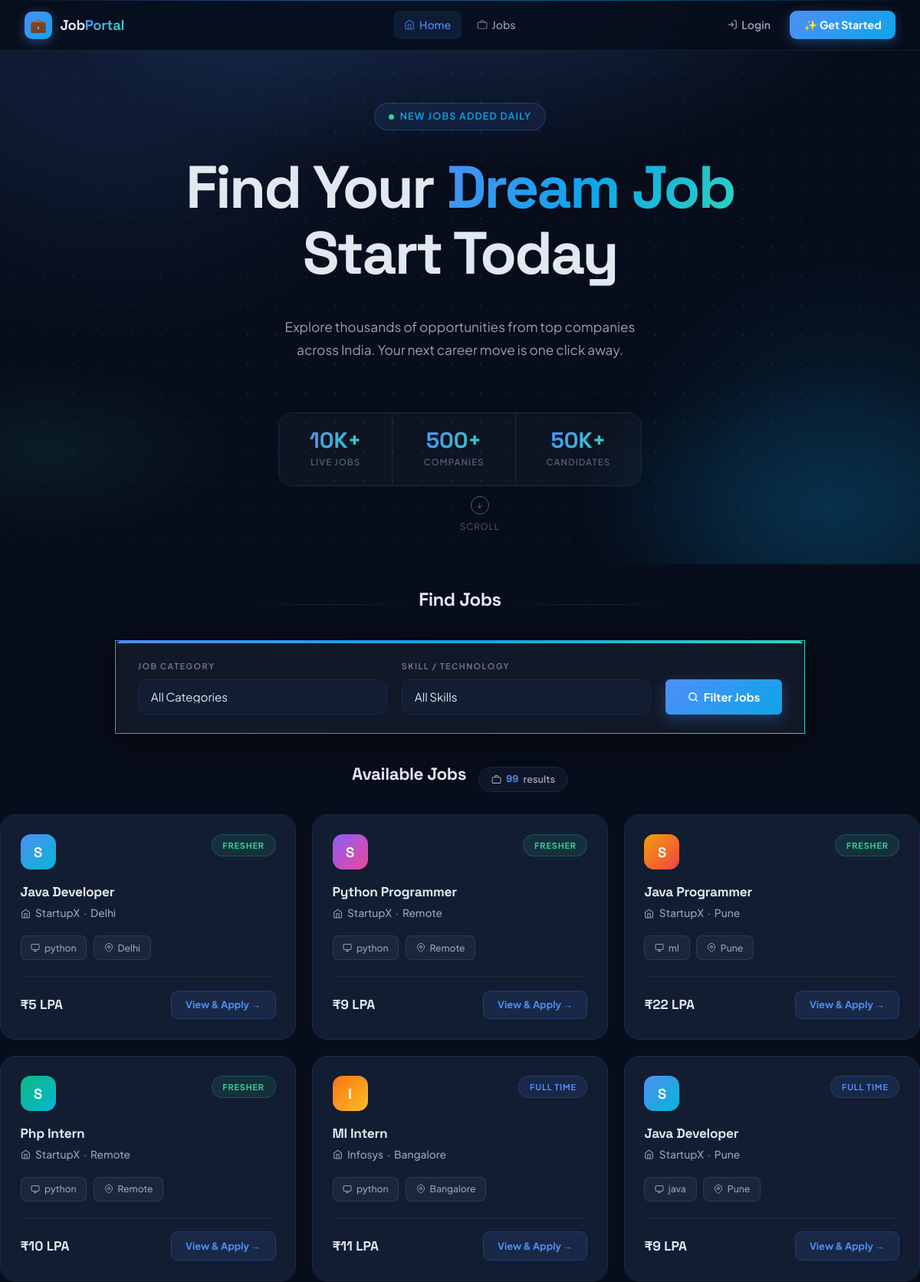
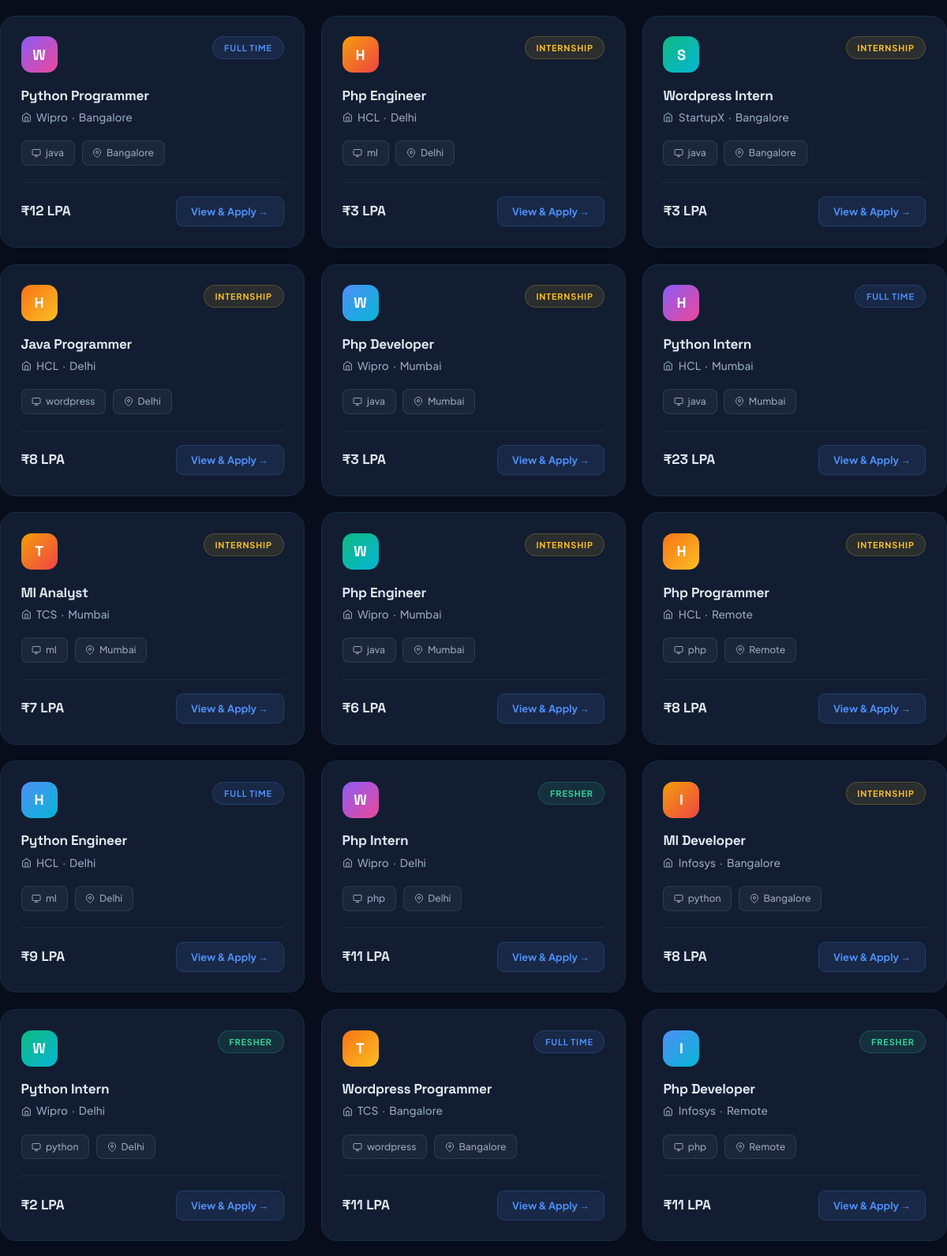
The page / (upper part) on the database its author committed (2 pictures, top to bottom).
### jobs/models.py (models this page shows, shortened)
class Job(models.Model):
    JOB_TYPES = (
        ('intern', 'Internship'),
        ('fresher', 'Fresher'),
        ('fulltime', 'Full Time'),
    )
    SKILLS = (
        ('python', 'Python'),
        ('php', 'PHP'),
        ('java', 'Java'),
        ('wordpress', 'WordPress'),
        ('ml', 'Machine Learning'),
    )
    title = models.CharField(max_length=200)
    company = models.CharField(max_length=200)
    location = models.CharField(max_length=100)
    salary = models.IntegerField()
    description = models.TextField(default="No description provided")
    requirements = models.TextField(default="No requirements specified")
    job_type = models.CharField(max_length=20, choices=JOB_TYPES)
    skill = models.CharField(max_length=50, choices=SKILLS)
    apply_link = models.URLField(default="https://example.com")

### core/views.py (the view)
# urls.py: path('', home, name='home'),
def home(request):
    jobs = Job.objects.all()
    job_type = request.GET.get('job_type')
    skill = request.GET.get('skill')
    if job_type and skill:
        jobs = jobs.filter(job_type=job_type, skill=skill)
    elif job_type:
        jobs = jobs.filter(job_type=job_type)
    elif skill:
        jobs = jobs.filter(skill=skill)
    return render(request, 'core/home.html', {'jobs': jobs})

### core/templates/core/home.html (shortened to what this page needs)
{% extends 'base.html' %}
{% block content %}
<section class="jp-hero">
  <div class="jp-grid-bg"></div>
  <div class="jp-orb jp-orb-1"></div>
  <div class="jp-orb jp-orb-2"></div>
  <div class="jp-badge">
    <span class="live-dot"></span>
    New jobs added daily
  </div>
  <h1 class="jp-h1">
    Find Your <span class="grad">Dream Job</span><br>
    Start Today
  </h1>
  <p class="jp-hero-sub">
    Explore thousands of opportunities from top companies across India. Your next career move is one click away.
  </p>
  <div class="jp-stats">
    <div class="jp-stat">
      <div class="jp-stat-num">10K+</div>
      <div class="jp-stat-label">Live Jobs</div>
    </div>
    <div class="jp-stat">
      <div class="jp-stat-num">500+</div>
      <div class="jp-stat-label">Companies</div>
    </div>
    <div class="jp-stat">
      <div class="jp-stat-num">50K+</div>
      <div class="jp-stat-label">Candidates</div>
    </div>
  </div>
  <div class="scroll-hint">
    <div class="scroll-arrow">↓</div>
    Scroll
  </div>
</section>
<section class="jp-main">
  <div class="jp-container">
    <div class="jp-section-label">
      <div class="line"></div>
      <h2>Find Jobs</h2>
      <div class="line"></div>
    </div>
    <form method="GET" class="jp-filter">
      <div class="jp-filter-group">
        <label>Job Category</label>
        <select name="job_type" class="jp-select">
          <option value="">All Categories</option>
        </select>
      </div>
      <div class="jp-filter-group">
        <label>Skill / Technology</label>
        <select name="skill" class="jp-select">
          <option value="">All Skills</option>
        </select>
      </div>
      <button type="submit" class="jp-filter-btn">
        <svg width="14" height="14" viewBox="0 0 24 24" fill="none" stroke="currentColor" stroke-width="2.5" stroke-linecap="round"><circle cx="11" cy="11" r="8"/><path d="m21 21-4.35-4.35"/></svg>
        Filter Jobs
      </button>
    </form>
    <div class="jp-jobs-header">
      <h2 class="jp-jobs-title">Available Jobs</h2>
      <div class="jp-count-pill">
        <svg width="13" height="13" viewBox="0 0 24 24" fill="none" stroke="currentColor" stroke-width="2"><rect x="2" y="7" width="20" height="14" rx="2"/><path d="M16 7V5a2 2 0 00-2-2h-4a2 2 0 00-2 2v2"/></svg>
        <span class="num">{{ jobs|length }}</span> result{{ jobs|length|pluralize }}
      </div>
    </div>
    <div class="jp-grid-jobs">
      {% for job in jobs %}
      <div class="jp-card">
        <div class="jp-card-top">
          <div class="jp-logo
            {% cycle 'lv1' 'lv2' 'lv3' 'lv4' 'lv5' %}
          ">{{ job.company|first|upper }}</div>
          {% if job.job_type == "intern" %}
            <span class="jp-type-badge tb-intern">Internship</span>
          {% elif job.job_type == "fresher" %}
            <span class="jp-type-badge tb-fresher">Fresher</span>
          {% elif job.job_type == "fulltime" %}
            <span class="jp-type-badge tb-fulltime">Full Time</span>
          {% else %}
            <span class="jp-type-badge tb-default">{{ job.job_type }}</span>
          {% endif %}
        </div>
        <div class="jp-card-title">
          <a href="{% url 'job_detail' job.id %}">{{ job.title }}</a>
        </div>
        <div class="jp-company-row">
          <svg width="13" height="13" viewBox="0 0 24 24" fill="none" stroke="currentColor" stroke-width="2"><path d="M3 9l9-7 9 7v11a2 2 0 01-2 2H5a2 2 0 01-2-2z"/><polyline points="9 22 9 12 15 12 15 22"/></svg>
          {{ job.company }} &nbsp;·&nbsp; {{ job.location }}
        </div>
        <div class="jp-meta">
          <span class="jp-chip">
            <svg width="12" height="12" viewBox="0 0 24 24" fill="none" stroke="currentColor" stroke-width="2"><rect x="2" y="3" width="20" height="14" rx="2"/><line x1="8" y1="21" x2="16" y2="21"/><line x1="12" y1="17" x2="12" y2="21"/></svg>
            {{ job.skill }}
          </span>
          <span class="jp-chip">
            <svg width="12" height="12" viewBox="0 0 24 24" fill="none" stroke="currentColor" stroke-width="2"><path d="M21 10c0 7-9 13-9 13s-9-6-9-13a9 9 0 0118 0z"/><circle cx="12" cy="10" r="3"/></svg>
            {{ job.location }}
          </span>
        </div>
        <div class="jp-card-footer">
          <div class="jp-salary">{% if job.salary and job.salary > 0 %}&#8377;{% widthratio job.salary 100000 12 %} LPA{% else %}<span style="font-size:.78rem;color:var(--muted);font-weight:500;font-family:'Plus Jakarta Sans',sans-serif">Pay not provided</span>{% endif %}</div>
          <a href="{% url 'job_detail' job.id %}" class="jp-apply-btn">View &amp; Apply →</a>
        </div>
      </div>
      {% endfor %}
    </div>
  </div>
</section>
{% endblock %}

### static/css/style.css (style rules this page uses)
:root { --bg: #070d1a; --surface: #0e1628; --card: #121d32; --card2: #172038; --border: #1a2a45; --accent: #4f8ef7; --accent2: #0ea5e9; --teal: #2dd4bf; --gold: #fbbf24; --text: #e2e8f0; --text2: #94a3b8; --muted: #4a5f7a; --success: #34d399; --error: #ef4444; --font-r: 'Plus Jakarta Sans', sans-serif; --font-h: 'Space Grotesk', sans-serif; }
*, *::before, *::after { box-sizing: border-box; margin: 0; padding: 0; }
html, body { width: 100%; min-height: 100vh; background: var(--bg) !important; color: var(--text) !important; font-family: var(--font-r) !important; font-size: 16px; line-height: 1.6; scroll-behavior: smooth; }
body { display: flex !important; flex-direction: column !important; }
.container, #container, .wrapper, #wrapper, main, #main, #content, .content, .page, .page-wrapper, [class*="container"], [class*="wrapper"] { background: transparent !important; box-shadow: none !important; border: none !important; }
.jp-page-container, .login-page, .register-page, .pj-page, .jl-page, .jp-hero, .jp-main, .detail-page { flex: 1 !important; }
h1, h2, h3, h4, h5, h6 { font-family: var(--font-h); color: var(--text); line-height: 1.2; letter-spacing: -.02em; }
h1 { font-size: clamp(1.8rem, 4vw, 2.8rem); margin-bottom: 1rem; }
h2 { font-size: clamp(1.4rem, 3vw, 2rem); margin-bottom: .8rem; }
p { color: var(--text2); margin-bottom: 1rem; line-height: 1.75; }
a { color: var(--accent); text-decoration: none; transition: color .18s; }
form { width: 100%; }
label { font-size: .78rem; color: var(--text2); text-transform: uppercase; letter-spacing: .08em; font-weight: 600; }
input[type="text"], input[type="email"], input[type="password"], input[type="number"], input[type="search"], input[type="url"], input[type="tel"], textarea, select { width: 100% !important; background: var(--card) !important; background-color: var(--card) !important; border: 1px solid var(--border) !important; color: var(--text) !important; padding: .82rem 1rem !important; border-radius: 12px !important; font-size: .95rem !important; font-family: var(--font-r) !important; font-weight: 400 !important; transition: border-color .2s, box-shadow .2s, background .2s !important; outline: none !important; appearance: none !important; -webkit-appearance: none !important; -webkit-box-shadow: 0 0 0 1000px var(--card) inset !important; -webkit-text-fill-color: var(--text) !important; }
select { cursor: pointer; background-repeat: no-repeat !important; background-position: right 1rem center !important; padding-right: 2.5rem !important; }
select option { background: var(--surface); background-color: var(--surface); color: var(--text); }
button, .btn { display: inline-flex; align-items: center; justify-content: center; gap: .45rem; font-family: var(--font-r); font-size: .92rem; font-weight: 700; border: none; border-radius: 12px; padding: .8rem 1.6rem; cursor: pointer; transition: transform .15s, box-shadow .2s, opacity .2s; text-decoration: none; white-space: nowrap; }
.btn-primary, button[type="submit"] { background: linear-gradient(135deg, var(--accent), var(--accent2)); color: #fff; box-shadow: 0 6px 20px rgba(79,142,247,.3); }

### templates/navbar.html (style rules this page uses)
body { padding-top: 66px !important; }

### rows shown on the page
Job: company|first "S", job_type "FRESHER", title "Java Developer", company "StartupX", location "Delhi", skill "python", salary "5"
Job: company|first "S", job_type "FRESHER", title "Python Programmer", company "StartupX", location "Remote", skill "python", salary "9"
Job: company|first "S", job_type "FRESHER", title "Java Programmer", company "StartupX", location "Pune", skill "ml", salary "22"
Job: company|first "S", job_type "FRESHER", title "Php Intern", company "StartupX", location "Remote", skill "python", salary "10"
Job: company|first "I", job_type "FULL TIME", title "Ml Intern", company "Infosys", location "Bangalore", skill "python", salary "11"
Job: company|first "S", job_type "FULL TIME", title "Java Developer", company "StartupX", location "Pune", skill "java", salary "9"
Job: company|first "W", job_type "FULL TIME", title "Python Programmer", company "Wipro", location "Bangalore", skill "java", salary "12"
Job: company|first "H", job_type "INTERNSHIP", title "Php Engineer", company "HCL", location "Delhi", skill "ml", salary "3"
Job: company|first "S", job_type "INTERNSHIP", title "Wordpress Intern", company "StartupX", location "Bangalore", skill "java", salary "3"
Job: company|first "H", job_type "INTERNSHIP", title "Java Programmer", company "HCL", location "Delhi", skill "wordpress", salary "8"
Job: company|first "W", job_type "INTERNSHIP", title "Php Developer", company "Wipro", location "Mumbai", skill "java", salary "3"
Job: company|first "H", job_type "FULL TIME", title "Python Intern", company "HCL", location "Mumbai", skill "java", salary "23"
Job: company|first "T", job_type "INTERNSHIP", title "Ml Analyst", company "TCS", location "Mumbai", skill "ml", salary "7"
Job: company|first "W", job_type "INTERNSHIP", title "Php Engineer", company "Wipro", location "Mumbai", skill "java", salary "6"
Job: company|first "H", job_type "INTERNSHIP", title "Php Programmer", company "HCL", location "Remote", skill "php", salary "8"
Job: company|first "H", job_type "FULL TIME", title "Python Engineer", company "HCL", location "Delhi", skill "ml", salary "9"
Job: company|first "W", job_type "FRESHER", title "Php Intern", company "Wipro", location "Delhi", skill "php", salary "11"
Job: company|first "I", job_type "INTERNSHIP", title "Ml Developer", company "Infosys", location "Bangalore", skill "python", salary "8"
Job: company|first "W", job_type "FRESHER", title "Python Intern", company "Wipro", location "Delhi", skill "python", salary "2"
Job: company|first "T", job_type "FULL TIME", title "Wordpress Programmer", company "TCS", location "Bangalore", skill "wordpress", salary "11"
Job: company|first "I", job_type "FRESHER", title "Php Developer", company "Infosys", location "Remote", skill "php", salary "11"

### other values the page prints
{{ jobs|length }} "99"
